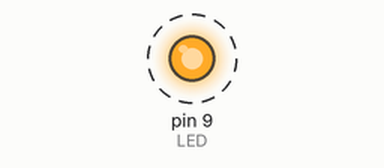
This sketch was run on a simulated Arduino Uno, built with avr-gcc and run on an emulated ATmega328P. Shown: output pins drawn as LEDs (lit = HIGH). Dashed ring = blinking.

Above: at 0.02 s.
Timing chart, 0 to 3.0 s (numbered marks = the images above):
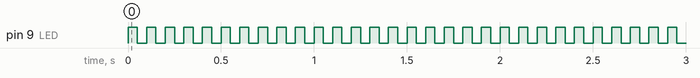

The sketch:

ENCENDIDO_LED.ino
```cpp
int LED=9; //LED pin 9


///////configuración///
void setup()
{
 pinMode(LED,OUTPUT); //LED como salida
}

////////// programa que se ejecutará cíclicamente////////
void loop()
{

digitalWrite(LED,HIGH);  // Encendemos LED
delay(50);           //mantiene 500ms la instruccion atenrior
digitalWrite(LED,LOW);  // Apagamos LED
delay(50);           //mantiene 500ms la instruccion atenrior

}
```

Measured:
- by itself, pin 9 (LED): alternates HIGH for 0.05 s and LOW for 0.05 s
